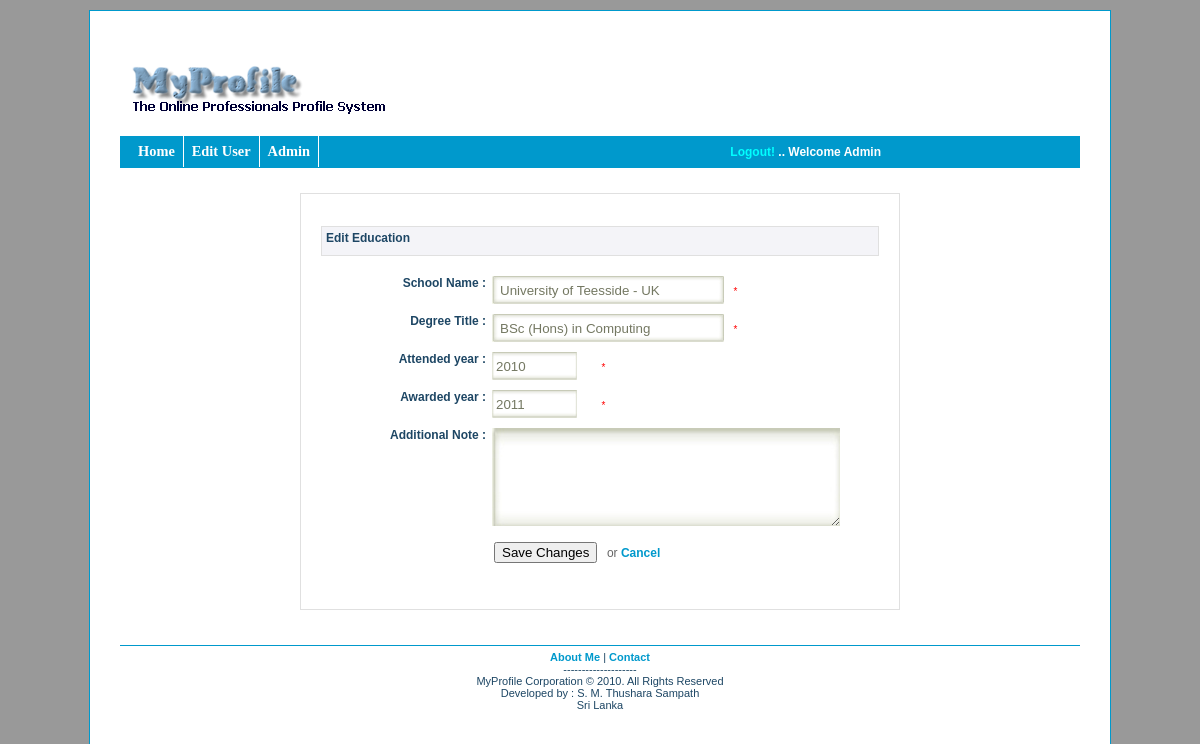
/admin_user_eduedit.php?id=1&rid=1 (signed in), run on the app's committed database.
### tables this page shows
CREATE TABLE IF NOT EXISTS `user_edu` (
  `id` int(11) NOT NULL AUTO_INCREMENT,
  `user_id` int(11) NOT NULL,
  `school_name` varchar(100) NOT NULL,
  `degree` varchar(100) NOT NULL,
  `start_year` varchar(4) NOT NULL,
  `award_year` varchar(4) NOT NULL,
  `adi_notes` text NOT NULL,
  PRIMARY KEY (`id`)
);

### admin_user_eduedit.php (the view, shortened to what this page needs)
<?php
	  $id = $_SESSION['admin'];
	  $user_id = $_GET['id'];
	  $row_id = $_GET['rid'];
?>
<?php
	  $query = "SELECT *
				FROM user_edu
				WHERE id = {$row_id}";
	  $result_set = mysql_query($query);
	  $row = mysql_fetch_array($result_set);
	  if (isset($row)) {
			  $sch_name  = $row['school_name'];
			  $dtitle =  $row['degree'];
			  $start_year = $row['start_year'];
			  $end_year = $row['award_year'];
			  $adi_note = $row['adi_notes'];
	  }else {
			die("Failed");
	  }
?>
<!DOCTYPE html PUBLIC "-//W3C//DTD XHTML 1.0 Transitional//EN" "http://www.w3.org/TR/xhtml1/DTD/xhtml1-transitional.dtd">
<html xmlns="http://www.w3.org/1999/xhtml">
    <head>
        <link href="stylesheets/form_style.css" type="text/css" rel="stylesheet">
        <link href="stylesheets/template.css" rel="stylesheet" type="text/css" />
    </head>
    <body>
    <div id="container">
        <div id="banner">
        <img src="images/site_logo.png" />
        </div>
        <div class="mattblacktabs">
          <ul>
                <li><a href="index.php" title="Home">Home</a></li>
                <li><a href="admin_useredit.php?id=<?php echo $user_id; ?>" title="Edit User">Edit User</a></li>
                <li><a href="admin.php" title="Admin">Admin</a></li>
          </ul>
        </div>
    	<div id="content">
		<div id="apDiv1" align="right">
            <?php
                if($id) {
                    echo "<a href=\"logout.php\">Logout! " . "</a>  .. Welcome Admin";
                }
            ?>
        </div>
       <div class="forms_group">
       <div class="mform_error_div" >
         </div>
        <div class="t_edit_head">Edit Education</div>
        <div class="t_edit_body">
          <form action="admin_user_eduedit.php?id=<?php echo $user_id; ?>&amp;rid=<?php echo $row_id; ?>" method="post">
           <div class="style_form" >
              <label for="sch_name" class="mlabel">School Name :</label>
              <input type="text" name="sch_name" id="sch_name" class="form_element" value="<?php echo  $sch_name; ?>" />
              <span style="color:#F00; font-size:10px;">*</span>
          </div>
          <div class="style_form">
              <label for="dtitle" class="mlabel">Degree Title :</label>
              <input type="text" name="dtitle" id="dtitle" class="form_element" value="<?php echo  $dtitle; ?>" />
              <span style="color:#F00; font-size:10px;">*</span>
          </div>
           <div class="style_form">
              <label for="year_attend" class="mlabel">Attended year :</label>
              <input type="text" name="start_year" id="start_year" size="10"  class="m_element_year" maxlength="4" value="<?php echo  $start_year; ?>" />
              <span style="color:#F00; font-size:10px;">*</span>
          </div>
          <div class="style_form">
              <label for="year_attend" class="mlabel">Awarded year :</label>
              <input type="text" name="end_year" id="end_year"  size="10" class="m_element_year" maxlength="4" value="<?php echo  $end_year; ?>" />
              <span style="color:#F00; font-size:10px;">*</span>
          </div>
          <div class="style_form" >
              <label for="adi_note" class="mlabel">Additional Note :</label>
              <textarea name="adi_note" class="txt_area" cols="40" rows="6" ><?php echo  $adi_note; ?></textarea>
          </div>
          <div class="style_form">
          <p>
            <input name="edu_update" type="submit"  value="Save Changes" id="update_btn" onClick="return edu_form_validate()" />
            <span class="join_txt">or <a href="admin_useredit.php?id=<?php echo $user_id; ?>"> Cancel</a> </span>
          	</p>
          </div>
          </form>
        </div>
	   </div>
<?php require("includes/footer.php"); ?>

### stylesheets/form_style.css (style rules this page uses)
input.form_element { width: 221px; background: transparent url('../images/bg.jpg') no-repeat; color : #747862; height:20px; border:0; padding:4px 8px; margin-bottom:0px; border:#09F; }
label { width: 150px; float: left; text-align: right; margin-right: 0.5em; display: block; font-size:15px; color:#1D4664; font-weight:normal; }
.style_form { margin:10px; }
.join_txt { margin-left:5px; font-size:12px; color:#666; }
.mlabel { font-size:12px; color:#1D4664; font-weight:bold; text-align: right; width:150px; }
.txt_area { width: 340px; background: transparent url('../images/bg_txtarea.jpg') no-repeat; color : #747862; border:0; padding:4px 4px; margin-bottom:0px; }
.forms_group { clear: both; border: solid 1px #E0E0E0; background-color: #FFF; color: #1D4664; padding-bottom:20px; padding-top:10px; padding-left:20px; padding-right:20px; margin-bottom:20px; }
#apDiv1 { position:absolute; width:301px; height:15px; z-index:1; left: 575px; top: 140px; padding:5px; font-size:12px; color:#FFF; font-weight:bold; }
#apDiv1 a { color:#0FF; font-weight:bold; }
.m_element_year { background: transparent url('../images/bg_year.jpg') no-repeat; color : #747862; height:20px; border:0; padding:4px 4px; margin-bottom:0px; }
#update_btn { margin-left:158px; text-align:center; height:auto; width:auto; }
.t_edit_head { margin-top: 10px; height: 20px; background-color: #F4F4F8; padding:4px; font-size:12px; color:#1D4664; font-weight:bold; border: solid 1px #E0E0E0; }
.t_edit_body { margin-top:5px; margin-bottom:5px; padding:5px; background-color:#FFFFFF; height:auto; text-align:left; }

### stylesheets/template.css (style rules this page uses)
body { font-family: Tahoma, Helvetica, Arial, sans-serif; margin: 0; padding: 0; background-color:#999; color: #000000; }
body img { border: 0px; text-decoration: none; }
#container { margin: 10px auto 10px auto; padding: 30px; background-color: #ffffff; width: 80%; max-width: 1300px; border: 1px solid #09C ; }
#banner { text-align:left; }
.mattblacktabs { width: 100%; overflow: hidden; border-bottom: 1px solid #09C; background-color:#09C; }
.mattblacktabs ul { margin: 0; padding: 0; padding-left: 10px; ; font: bold .9em Verdana; list-style-type: none; }
.mattblacktabs li { display: inline; margin: 0; }
.mattblacktabs li a { float: left; display: block; text-decoration: none; margin: 0; padding: 7px 8px; border-right: 1px solid white; color:#FFFFFF; background:#09C; }
#content { background-color: #FFFFFF; color: inherit; margin-top:20px; margin-bottom:10px; margin-left: auto; margin-right: auto; width: 600px; height:auto; padding:5px; }
a:link { font-weight: bold; color:#09C; background: transparent; text-decoration:none; }

### data on the page
user_edu: sch_name "University of Teesside - UK", dtitle "BSc (Hons) in Computing", start_year "2010", end_year "2011"
